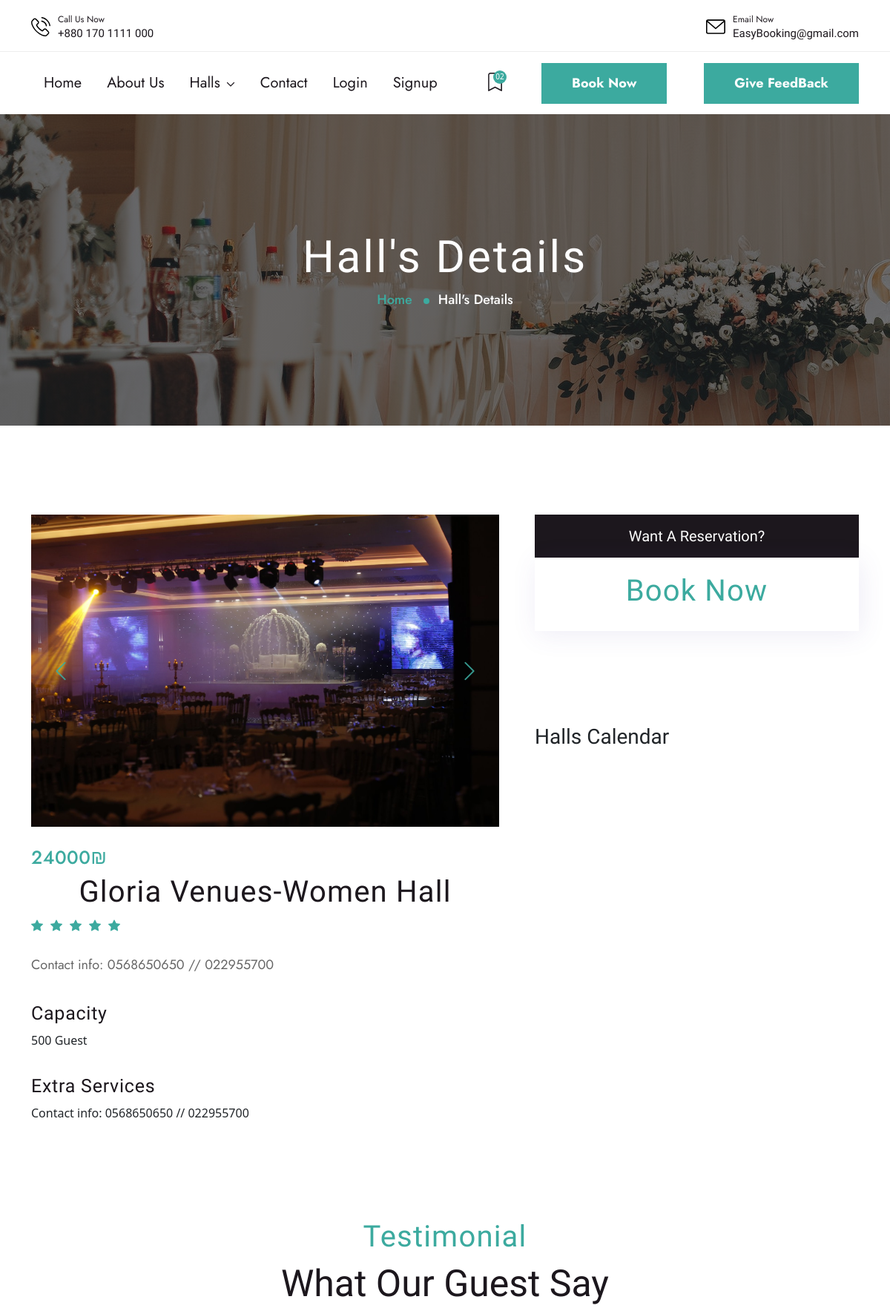
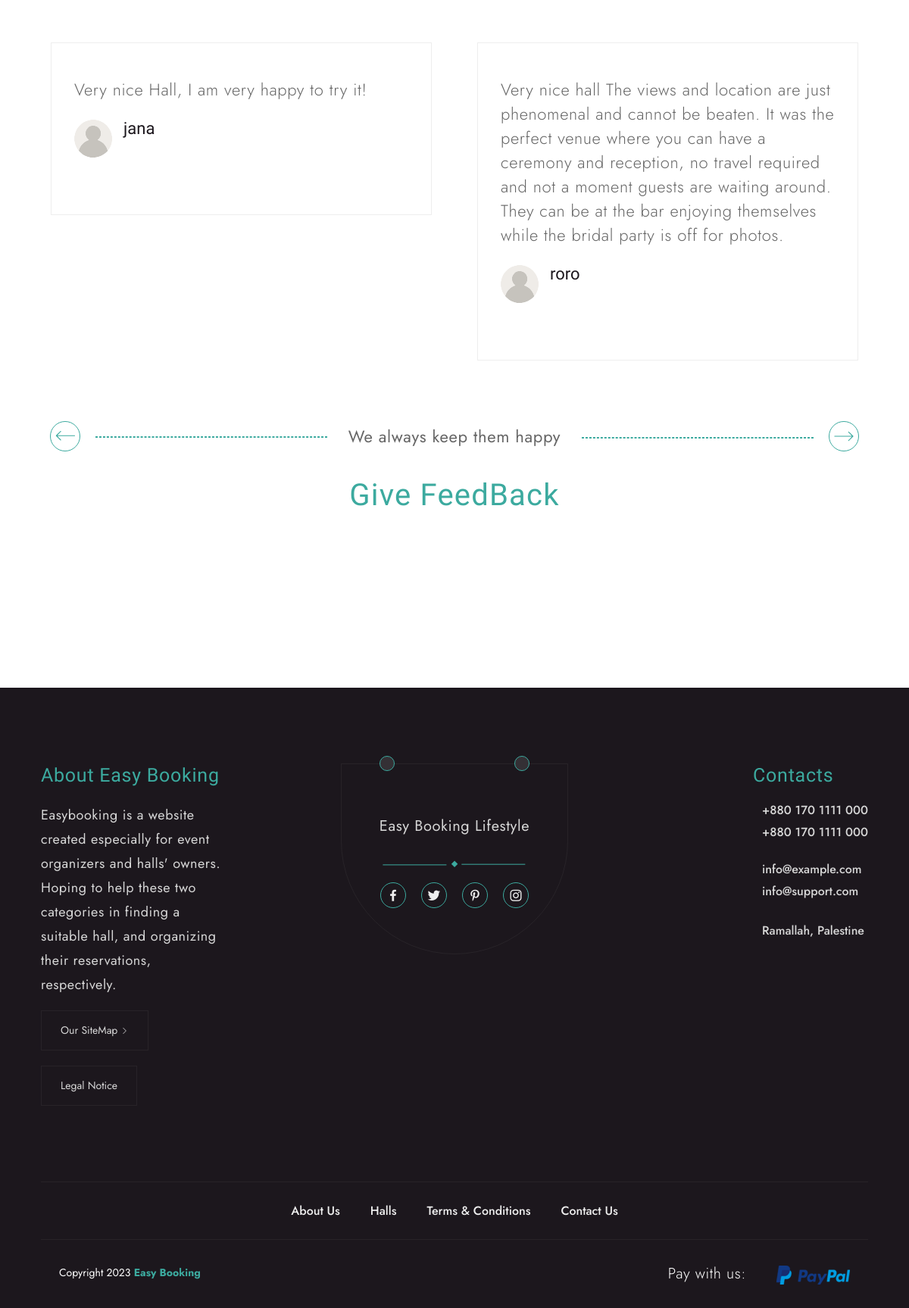
The app's page /subhall-details.php?shallId=78 with its own data (2 pictures, top to bottom).
### tables this page shows
CREATE TABLE `images` (
  `id` int NOT NULL,
  `image` varchar(255) NOT NULL,
  `uploaded_on` datetime NOT NULL DEFAULT CURRENT_TIMESTAMP,
  `subhall_id` int NOT NULL
);

CREATE TABLE `subhalls` (
  `id` int NOT NULL,
  `name` varchar(200) NOT NULL,
  `type` int NOT NULL,
  `number_of_guests` int NOT NULL,
  `price` float NOT NULL,
  `hall_describtion` varchar(500) NOT NULL,
  `services` varchar(500) NOT NULL,
  `image_view` varchar(300) NOT NULL,
  `hall_id` int NOT NULL,
  `num_of_reservation` int NOT NULL DEFAULT '0'
);

CREATE TABLE `feedback_subhall` (
  `id` int NOT NULL,
  `feedback` varchar(500) NOT NULL,
  `user_id` int NOT NULL,
  `hall_id` int NOT NULL
);

CREATE TABLE `users` (
  `id` int NOT NULL,
  `name` varchar(200) NOT NULL,
  `password` varchar(200) NOT NULL,
  `email` varchar(200) NOT NULL,
  `type` enum('user','owner') NOT NULL DEFAULT 'user',
  `status` tinyint(1) NOT NULL DEFAULT '1',
  `created_at` datetime NOT NULL DEFAULT CURRENT_TIMESTAMP
);

### admin/handlers/get_feedback_subhall.php (called while the page is built)
<?php
$sql="SELECT f.id, f.feedback, u.name
FROM feedback_subhall f
INNER JOIN users u
ON f.user_id = u.id where f.hall_id=$shallId ORDER BY f.id DESC";
$sqlResult=mysqli_query($conn,$sql);
$feedbackData=mysqli_fetch_all($sqlResult);
?>

### subhall-details.php (the view, shortened to what this page needs)
<?php
      if(isset($_POST['subhall'])){
      $shallId=$_POST['subhall']; }
      elseif(isset($_GET['shallId'])){
      $shallId=$_GET['shallId']; }
?>
<!DOCTYPE html>
<html lang="en">
<?php require ('inc/head.php'); ?>
<body>
<?php require ('inc/preloader_area.php');
    require ('inc/top_Bar.php');
    if(isset($_SESSION['userId'])){
    $userid=$_SESSION['userId'];
    require ('inc/LoginHeader.php');
    }else{
        require ('inc/Header.php');
    }
    require("admin/handlers/db.php");
    $sql="SELECT * FROM subhalls where id=$shallId ";
    $sqlResult=mysqli_query($conn,$sql);
    $shallData=mysqli_fetch_assoc($sqlResult);
    $sql= "SELECT * FROM images where subhall_id=$shallId";
    $query = mysqli_query($conn,$sql);
    require("admin/handlers/get_feedback_subhall.php");
    $sql1="SELECT * FROM feedback_subhall Where hall_id=$shallId ORDER BY id DESC";
    $query1=mysqli_query($conn,$sql1);
    $users=mysqli_fetch_all($query1,MYSQLI_ASSOC);
    ?>
    <div class="breadcrumb-section-wedding">
        <div class="container">
            <div class="row d-flex justify-content-center align-items-center text-center">
                <div class="col-lg-8">
                    <h2 class="breadcrumb-title wow fadeInLeft" data-wow-duration="1.5s" data-wow-delay=".2s">Hall's Details</h2>
                    <nav aria-label="breadcrumb">
                        <ol class="breadcrumb d-flex justify-content-center">
                            <li class="breadcrumb-item"><a href="index.php">Home</a></li>
                            <li class="breadcrumb-item active" aria-current="page">Hall's Details</li>
                        </ol>
                    </nav>
                </div>
            </div>
        </div>
    </div>
    <div class="room-suits-details-page pt-120 mb-120">
        <div class="container">
            <div class="row mb-120 g-5">
                <div class="col-lg-7">
                    <div class="swiper room-details-slider mb-30">
                        <div class="swiper-wrapper">
                                <?php
                                if($query->num_rows>0){
                                while($row=mysqli_fetch_array($query)){
                                ?>
                                <div class="swiper-slide">
                                    <div class="rooms-imeges">
                                    <img class="img-fluid" src="admin/HallsImages/<?php echo $row["image"]; ?>" alt="">
                                    </div>
                                </div>
                                    <?php
                                }
                                }else{?>
                                <p>No image(s) found...</p>
                                <?php
                                }
                                ?>
                        </div>
                        <div class="swiper-btns d-flex align-items-center justify-content-between">
                            <div class="swiper-button-prev-m"><i class="bi bi-chevron-left"></i></div>
                            <div class="swiper-button-next-m"><i class="bi bi-chevron-right"></i></div>
                        </div>
                    </div>
                    <div class="price-tag">
                        <span><?php echo $shallData['price'] ?>₪</span>
                    </div>
                    <h2><?php echo $shallData['name'] ?></h2>
                    <ul class="stars d-flex align-items-center">
                        <li><i class="bi bi-star-fill"></i></li>
                        <li><i class="bi bi-star-fill"></i></li>
                        <li><i class="bi bi-star-fill"></i></li>
                        <li><i class="bi bi-star-fill"></i></li>
                        <li><i class="bi bi-star-fill"></i></li>
                    </ul>
                    <p><?php echo $shallData['hall_describtion'] ?></p>
                    <h4>Capacity</h4>
                    <ul<p><?php echo $shallData['number_of_guests']?> Guest</p></ul>
                    <h4>Extra Services</h4>
                    <ul<p><?php echo $shallData['hall_describtion']?></p>
                </div>
                <div class="col-lg-5">
                    <div class="widget-area2">
                        <div class="widget-title">
                            <h5>Want A Reservation?</h5>
                        </div>
                        <div class="single-widgets booking-widgets">
                            <div class="section-title1 text-center">
                               <span> <a class="btn--primary6" href="admin/handlers/bookchecklogin.php?shallId=<?= $shallId ?>">Book Now</a> </span>
                            </div>
                        </div>
                    </div>
<br>
<br>
<br>
<br>
<h3>Halls Calendar</h3>
                </div>
            </div>
        </div>
    </div>
    <div class="row">
        <div class="home-one-testimonial mb-120">
        <div class="container">
            <div class="row">
                <div class="col-12">
                    <div class="section-title1 text-center">
                        <span>Testimonial</span>
                        <h2>What Our Guest Say</h2>
                    </div>
                </div>
            </div>
            <div class="row justify-content-center">
                <div class="swiper testimonial-slider-1">
                    <div class="swiper-wrapper">
                    <?php
if(isset($users)){
foreach($feedbackData as $index=>$users){?>
                        <div class="swiper-slide">
                            <div class="testimonial-wrrap">
                                <div class="content">
                                    <p><?=$users[1];?> </p>
                                    <div class="author-review-area d-flex justify-content-between align-items-center flex-erap">
                                    <div class="authot-area d-flex align-items-center">
                                        <div class="author-img">
                                            <br/>
                                        <img  width="50" height="50" src="assets/images/icons/user1.svg">
                                        </div>
                                    <div class="author-name-deg">
                                            <h4><?=$users[2];?></h4>
                                            </div>
                                </div>
                                </div>
                                </div>
                            </div>
                        </div>
                        <?php }
}?>
                    </div>
                </div>
                <div class="row align-items-center pt-80">
                <div class="col-lg-4">
                    <div class="swiper-btn-left">
                       <div class="btns swiper-button-prev-e">
                       </div>
                    </div>
                </div>
                <div class="col-lg-4 d-flex justify-content-center">
                    <div class="contents">
                        <p>We always keep them happy</p>
                    </div>
                </div>
                <div class="col-lg-4">
                    <div class="swiper-btn-right">
                        <div class="btns swiper-button-next-e">
                        </div>
                    </div>
                </div>
            </div>
            </div>
            <br>
            <div class="col-13">
                    <div class="section-title1 text-center">
                      <span> <a class="btn--primary6" href="admin/handlers/feedback_subhall_chlogin.php?shallId=<?= $shallId ?>"> Give FeedBack </a> </span>
                    </div>
                    <div class="section-title1 text-center">
                    </div>
            </div>
         </div>
     </div>
    <?php require ('inc/footer.php');
    require('inc/js_file_link.php'); ?>
</body>
</html>

### inc/head.php (style rules this page uses)
body { font-family: 'lato', sans-serif; }
.container { max-width: 1000px; margin-left: auto; margin-right: auto; padding-left: 10px; padding-right: 10px; }
h2 { font-size: 26px; margin: 20px 0; text-align: center; }

### records on screen
images: image (picture)
subhalls: price "24000", name "Gloria Venues-Women Hall", hall_describtion "Contact info: 0568650650 // 022955700", number_of_guests "500"
feedback_subhall: feedback "Very nice Hall, I am very happy to try it!", user.name "jana"
feedback_subhall: feedback "Very nice hall The views and location are just phenomenal and cannot be beaten. It was the perfect venue where you can have a ceremony and reception, no travel required and not a moment guests are waiting around. They can be at the bar enjoying themselves while the bridal party is off for photos.", user.name "roro"
